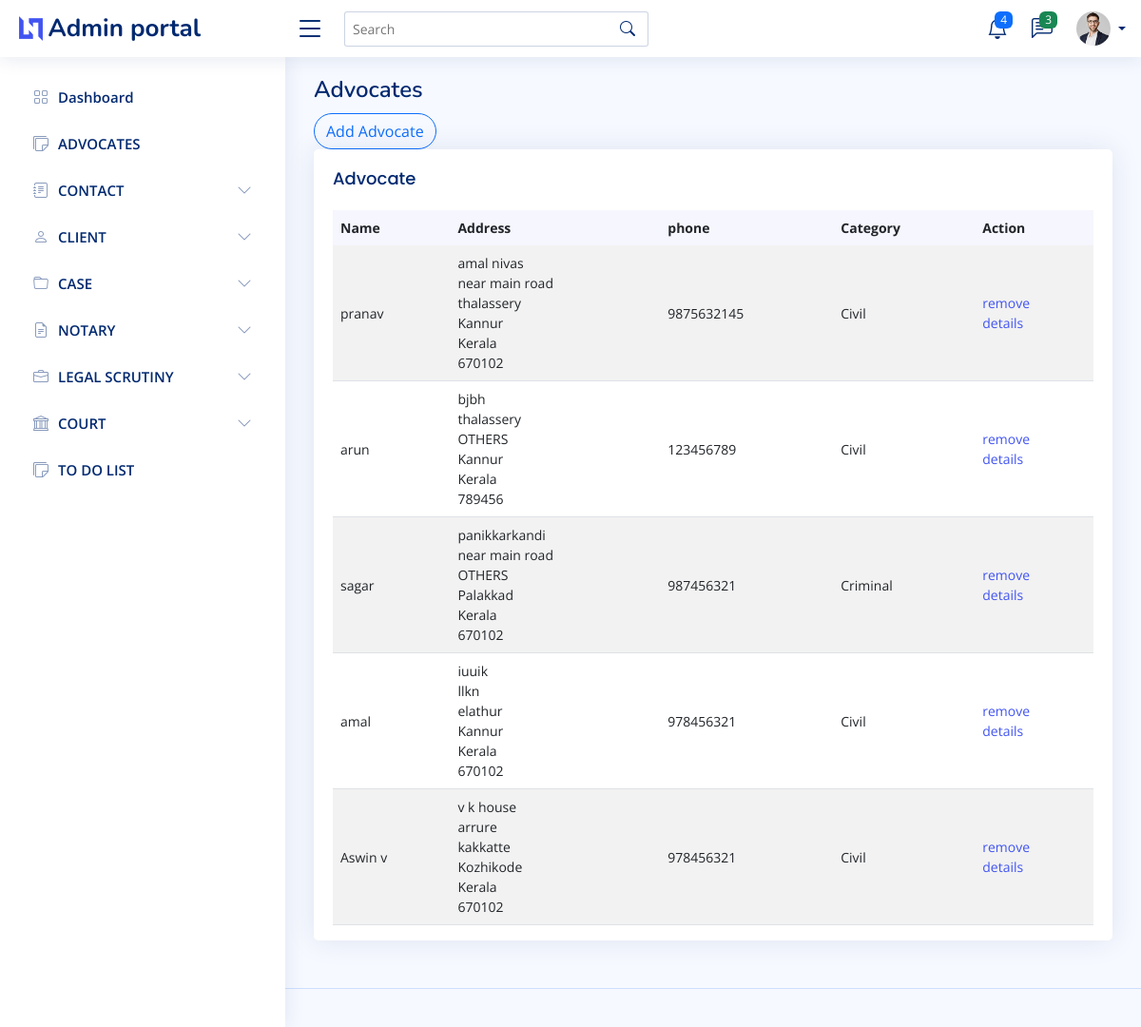
The page /viewadvocates (signed in) on the database its author committed.
### Admin_user/models.py (models this page shows, shortened)
class Advocate(models.Model):
    name=models.CharField(max_length=50)
    address=models.ForeignKey(Address,on_delete=models.DO_NOTHING)
    phone=models.IntegerField()
    court=models.ForeignKey(Court,null=True, on_delete=models.SET_NULL)
    specialization=models.CharField(default="Criminal", max_length=60)

class Address(models.Model):
    House_name=models.CharField(max_length=50)
    Place=models.CharField(max_length=50)
    City=models.CharField(max_length=50)
    State=models.ForeignKey(State, on_delete=models.CASCADE)
    district=models.ForeignKey(District, on_delete=models.CASCADE)
    Country=models.CharField(max_length=50)
    Pin=models.IntegerField()
    def __str__(self):
        return self.House_name

class District(models.Model):
    state=models.ForeignKey(State, on_delete=models.CASCADE)
    district=models.CharField(max_length=50)
    def __str__(self):
        return self.district

class State(models.Model):
    state=models.CharField(max_length=50)
    def __str__(self):
        return self.state

### Admin_user/views.py (the view)
# urls.py: path("viewadvocates",view_advocate,name="advocates" ),
def view_advocate(request):
    if  (request.user.is_authenticated and check_user_is_admin(request)):
        return redirect("/login")
    context={}
    context["advocate"]=True
    context["title"]="Advocates"
    if not request.user.is_authenticated:
        return redirect("/login")
    context["data"]=Advocate.objects.all()
    return render(request,"admin/advocate_view.html",context)

### Admin_user/views.py (called while the page is built)
def check_user_is_admin(request):
    return   (request.user.username[2:].isnumeric() and request.user.username[:2]=="ad")

### templates/admin/advocate_view.html (shortened to what this page needs)
{% extends 'admin/main.html' %}
{% block content %}
<a type="button" class="btn btn-outline-primary rounded-pill" href="{% url 'add_advocates' %}">Add Advocate</a>
<div class="col-12">
    <div class="card top-selling overflow-auto">
      <div class="card-body pb-0">
          <h5 class="card-title">Advocate </h5>
          <table class="table table-striped">
            <thead>
              <tr>
                <th class="fw-bold" scope="col">Name</th>
                <th class="fw-bold" scope="col">Address</th>
                <th class="fw-bold" scope="col">phone</th>
                <th class="fw-bold" scope="col">Category</th>
                <th class="fw-bold" scope="col">Action</th>
              </tr>
            </thead>
            <tbody>
              {% for i in data %}
              <tr>
                <td>{{i.name}}</td>
                <td>{{i.address}}<br>
                  {{i.address.Place}}<br>
                  {{i.address.City}}<br>
                  {{i.address.district}}<br>
                  {{i.address.State}}<br>
                  {{i.address.Pin}}<br>
                </td>
                <td >{{i.phone}}</td>
                <td >{{i.specialization}}</td>
                <td><a href="/removeadvocate/{{i.id}}">remove</a>
                <br><a href="{% url 'advocatedetails' id=i.id %}">details</a></td>
              </tr>
              {% endfor %}
            </tbody>
          </table>
        </div>
      </div>
    </div>
{% endblock content %}

### static/assets/css/style.css (style rules this page uses)
:root { scroll-behavior: smooth; }
body { font-family: "Open Sans", sans-serif; background: #f6f9ff; color: #444444; }
a { color: #4154f1; text-decoration: none; }
h1, h2, h3, h4, h5, h6 { font-family: "Nunito", sans-serif; }
.card { margin-bottom: 30px; border: none; border-radius: 5px; box-shadow: 0px 0 30px rgba(1, 41, 112, 0.1); }
.card-title { padding: 20px 0 15px 0; font-size: 18px; font-weight: 500; color: #012970; font-family: "Poppins", sans-serif; }
.card-body { padding: 0 20px 20px 20px; }
.dashboard .top-selling { font-size: 14px; }
.dashboard .top-selling .table thead { background: #f6f6fe; }
.dashboard .top-selling .table thead th { border: 0; }
.dashboard .top-selling .table tbody td { vertical-align: middle; }

### rows shown on the page
Advocate: name "pranav", address "amal nivas", address.Place "near main road", address.City "thalassery", address.district "Kannur", address.State "Kerala", address.Pin "670102", phone "9875632145", specialization "Civil"
Advocate: name "arun", address "bjbh", address.Place "thalassery", address.City "OTHERS", address.district "Kannur", address.State "Kerala", address.Pin "789456", phone "123456789", specialization "Civil"
Advocate: name "sagar", address "panikkarkandi", address.Place "near main road", address.City "OTHERS", address.district "Palakkad", address.State "Kerala", address.Pin "670102", phone "987456321", specialization "Criminal"
Advocate: name "amal", address "iuuik", address.Place "llkn", address.City "elathur", address.district "Kannur", address.State "Kerala", address.Pin "670102", phone "978456321", specialization "Civil"
Advocate: name "Aswin v", address "v k house", address.Place "arrure", address.City "kakkatte", address.district "Kozhikode", address.State "Kerala", address.Pin "670102", phone "978456321", specialization "Civil"

### other values the page prints
{{ title }} "Advocates"
